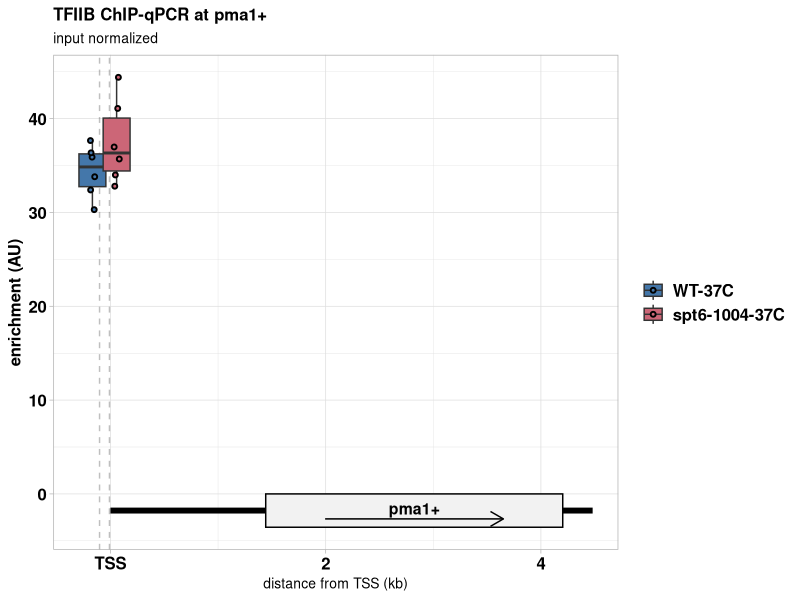
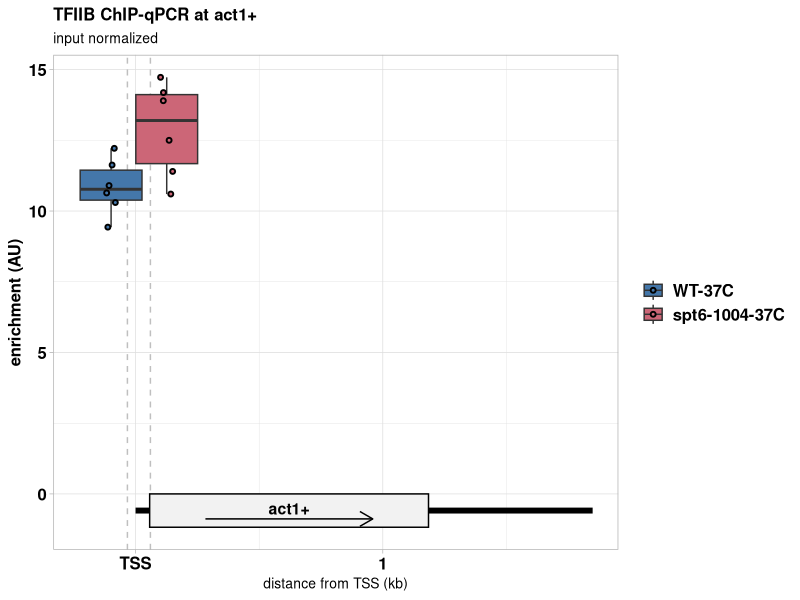
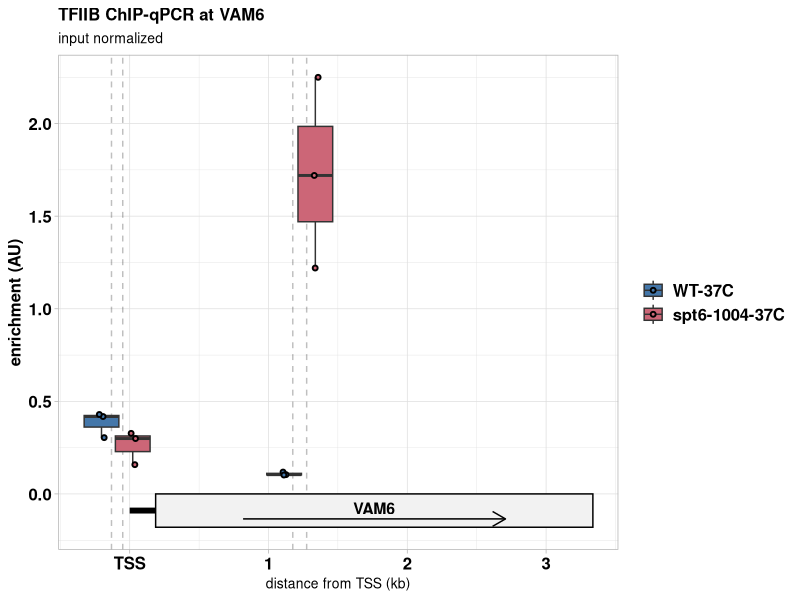
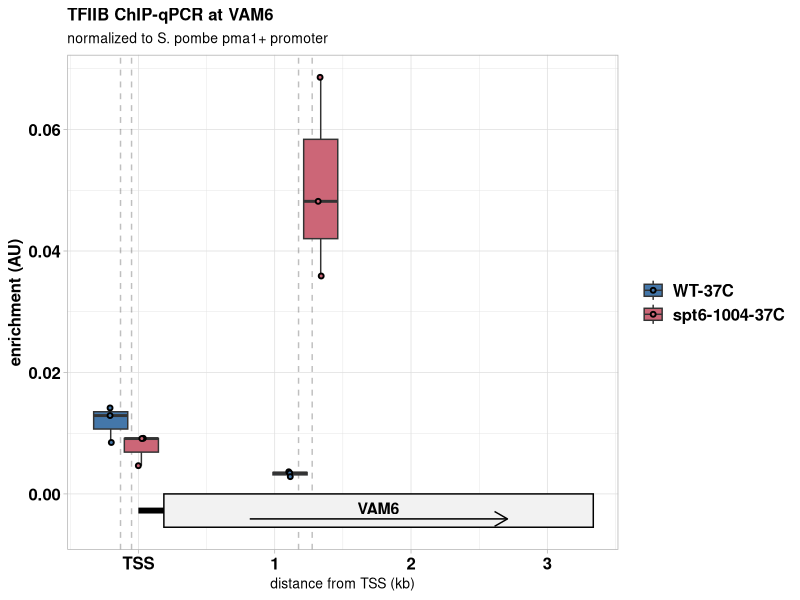
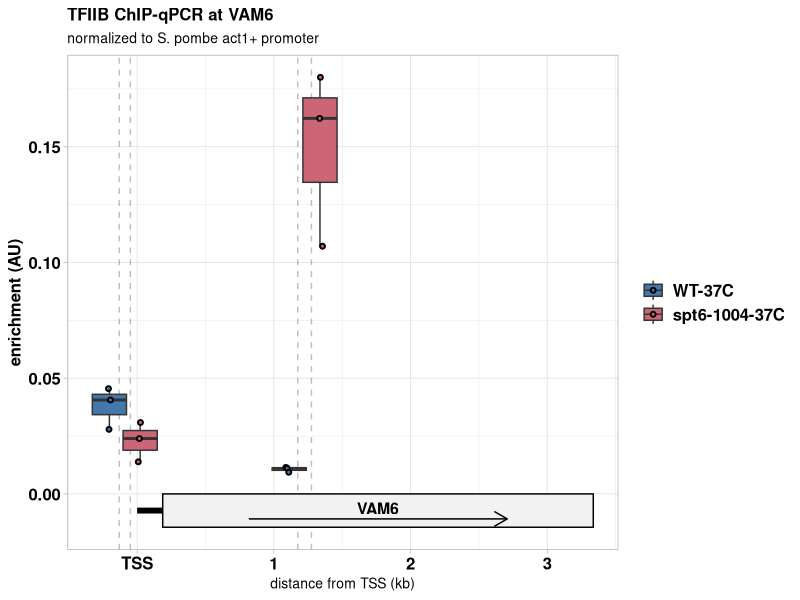
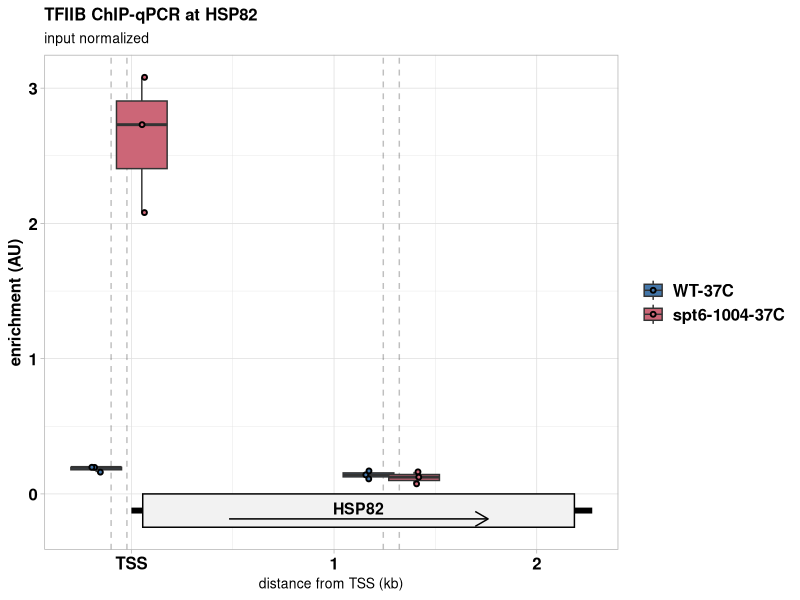
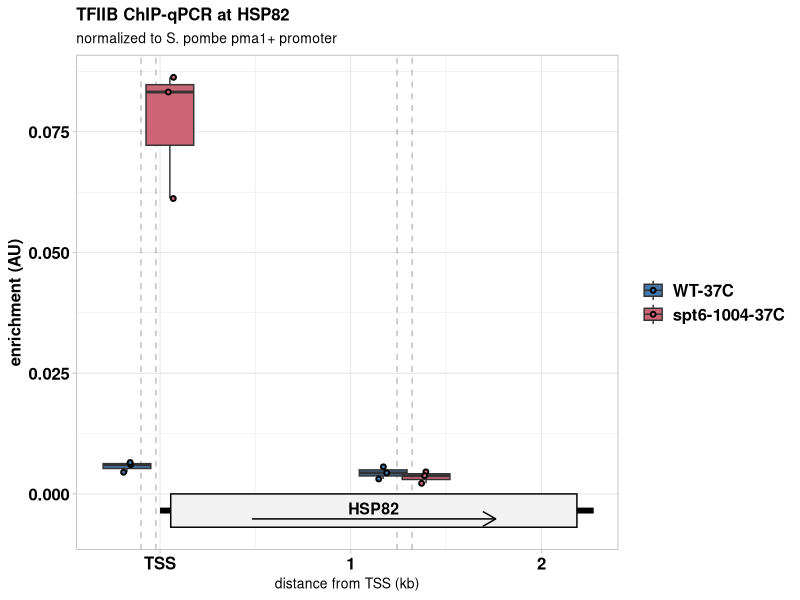
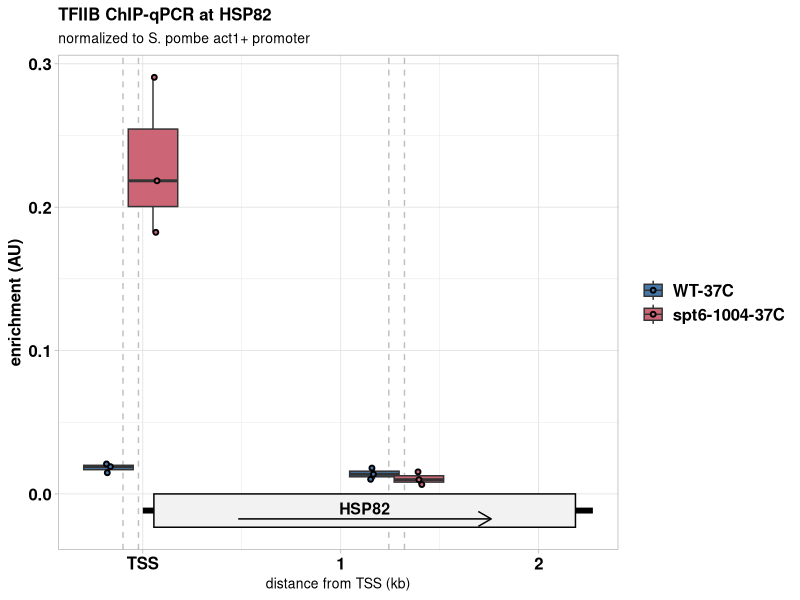

Generate these figures, in order, with R:
library(tidyverse)
library(forcats)
library(ggthemes)

df = read_tsv('tfiib-qpcr.tsv') %>%
    mutate(condition=fct_inorder(condition, ordered=TRUE))

plot_qpcr = function(df, gene_id, norm="input"){
    subdf = df %>% filter(gene==gene_id)
    if (norm != "input"){
        subdf = df %>% filter(gene==norm) %>%
            select(condition, replicate, spikein=value) %>%
            left_join(subdf, ., by=c("condition", "replicate")) %>%
            mutate(value=value/spikein)
    }

    strand = subdf %>% distinct(strand) %>% pull(strand)

    if (strand=="+"){
        subdf = subdf %>%
            mutate_at(vars(amplicon_start, amplicon_end, transcript_end, orf_start, orf_end, transcript_start),
                      funs(.-transcript_start))
    } else if (strand=="-"){
        subdf = subdf %>% mutate_at(vars(amplicon_start, amplicon_end, transcript_start, orf_start, orf_end, transcript_end),
                                  funs(transcript_end-.))
    }

    max_val = subdf %>% pull(value) %>% max()
    txn_end = max(c(subdf[["transcript_start"]], subdf[["transcript_end"]]))
    orf_start = min(c(subdf[["orf_start"]], subdf[["orf_end"]]))
    orf_end = max(c(subdf[["orf_start"]], subdf[["orf_end"]]))

    plot = ggplot(data = subdf, aes(x=(amplicon_start+amplicon_end)/2, y=value,
                            group=fct_inorder(paste(amplicon_start, condition), ordered=TRUE), fill=condition)) +
        geom_vline(aes(xintercept = amplicon_start), linetype="dashed", alpha=0.25) +
        geom_vline(aes(xintercept = amplicon_end), linetype="dashed", alpha=0.25) +
        annotate(geom="segment", color="black", size=2,
                 x=0, xend=txn_end, y=-.04*max_val, yend=-.04*max_val) +
        annotate(geom="rect", color="black", fill="grey95", size=0.5,
                 xmin=orf_start, xmax=orf_end, ymin=-.08*max_val, ymax=0) +
        annotate(geom="text", label=gene_id, x=(orf_start+orf_end)/2,
                 y = -.035*max_val, size=4, fontface="bold") +
        annotate(geom="segment", y=-0.06*max_val, yend=-0.06*max_val,
                 x=0.2*(orf_end-orf_start) + orf_start,
                 xend=0.8*(orf_end-orf_start) + orf_start,
                 size=0.5, arrow=arrow(length=unit(0.03, "npc"))) +
        geom_boxplot(position=position_dodge(450), width=500) +
        geom_point(shape=21, size=1, stroke=1, color="black",
                   position=position_jitterdodge(jitter.width=100, dodge.width = 450)) +
        scale_fill_ptol() +
        scale_color_ptol() +
        scale_x_continuous(breaks=scales::pretty_breaks(n=3),
                           labels= function(x){if_else(x==0, "TSS",
                                                       if(abs(txn_end)>500){as.character(x/1000)}
                                                       else {as.character(x)})},
                           name=paste("distance from TSS", if(abs(txn_end)>500){"(kb)"}
                                      else {"(nt)"})) +
        ylab("enrichment (AU)") +
        ggtitle(paste("TFIIB ChIP-qPCR at", gene_id),
                subtitle = if(norm != "input"){paste("normalized to S. pombe", norm, "promoter")} else {"input normalized"}) +
        theme_light() +
        theme(text = element_text(size=12, face="bold"),
              legend.title = element_blank(),
              legend.text = element_text(size=12),
              axis.text = element_text(size=12, color="black"),
              axis.title.x = element_text(size=10, face="plain"),
              plot.title = element_text(size=12),
              plot.subtitle = element_text(size=10, face="plain"))
}

pma = plot_qpcr(df, gene_id="pma1+", norm="input")
act = plot_qpcr(df, gene_id="act1+", norm="input")
vam_input = plot_qpcr(df, gene_id="VAM6", norm="input")
vam_pma = plot_qpcr(df, gene_id="VAM6", norm="pma1+")
vam_act = plot_qpcr(df, gene_id="VAM6", norm="act1+")
hsp_input = plot_qpcr(df, gene_id="HSP82", norm="input")
hsp_pma = plot_qpcr(df, gene_id="HSP82", norm="pma1+")
hsp_act = plot_qpcr(df, gene_id="HSP82", norm="act1+")
pma_input = plot_qpcr(df, gene_id="PMA1", norm="input")
pma_pma = plot_qpcr(df, gene_id="PMA1", norm="pma1+")
pma_act = plot_qpcr(df, gene_id="PMA1", norm="act1+")
flo_input = plot_qpcr(df, gene_id="FLO8", norm="input")
flo_pma = plot_qpcr(df, gene_id="FLO8", norm="pma1+")
flo_act = plot_qpcr(df, gene_id="FLO8", norm="act1+")
avt_input = plot_qpcr(df, gene_id="AVT2", norm="input")
avt_pma = plot_qpcr(df, gene_id="AVT2", norm="pma1+")
avt_act = plot_qpcr(df, gene_id="AVT2", norm="act1+")
ypt_input = plot_qpcr(df, gene_id="YPT52", norm="input")
ypt_pma = plot_qpcr(df, gene_id="YPT52", norm="pma1+")
ypt_act = plot_qpcr(df, gene_id="YPT52", norm="act1+")

ggsave('tfiib-chip-qpcr_spom-pma1-input-norm.svg', plot=pma, width=16, height=10, units="cm")
ggsave('tfiib-chip-qpcr_spom-act1-input-norm.svg', plot=act, width=16, height=10, units="cm")
ggsave('tfiib-chip-qpcr_scer-vam6-input-norm.svg', plot=vam_input, width=16, height=10, units="cm")
ggsave('tfiib-chip-qpcr_scer-vam6-spom-pma1-norm.svg', plot=vam_pma, width=16, height=10, units="cm")
ggsave('tfiib-chip-qpcr_scer-vam6-spom-act1-norm.svg', plot=vam_act, width=16, height=10, units="cm")
ggsave('tfiib-chip-qpcr_scer-hsp82-input-norm.svg', plot=hsp_input, width=16, height=10, units="cm")
ggsave('tfiib-chip-qpcr_scer-hsp82-spom-pma1-norm.svg', plot=hsp_pma, width=16, height=10, units="cm")
ggsave('tfiib-chip-qpcr_scer-hsp82-spom-act1-norm.svg', plot=hsp_act, width=16, height=10, units="cm")
ggsave('tfiib-chip-qpcr_scer-pma1-input-norm.svg', plot=pma_input, width=16, height=10, units="cm")
ggsave('tfiib-chip-qpcr_scer-pma1-spom-pma1-norm.svg', plot=pma_pma, width=16, height=10, units="cm")
ggsave('tfiib-chip-qpcr_scer-pma1-spom-act1-norm.svg', plot=pma_act, width=16, height=10, units="cm")
ggsave('tfiib-chip-qpcr_scer-flo8-input-norm.svg', plot=flo_input, width=16, height=10, units="cm")
ggsave('tfiib-chip-qpcr_scer-flo8-spom-pma1-norm.svg', plot=flo_pma, width=16, height=10, units="cm")
ggsave('tfiib-chip-qpcr_scer-flo8-spom-act1-norm.svg', plot=flo_act, width=16, height=10, units="cm")
ggsave('tfiib-chip-qpcr_scer-avt2-input-norm.svg', plot=avt_input, width=16, height=10, units="cm")
ggsave('tfiib-chip-qpcr_scer-avt2-spom-pma1-norm.svg', plot=avt_pma, width=16, height=10, units="cm")
ggsave('tfiib-chip-qpcr_scer-avt2-spom-act1-norm.svg', plot=avt_act, width=16, height=10, units="cm")
ggsave('tfiib-chip-qpcr_scer-ypt52-input-norm.svg', plot=ypt_input, width=16, height=10, units="cm")
ggsave('tfiib-chip-qpcr_scer-ypt52-spom-pma1-norm.svg', plot=ypt_pma, width=16, height=10, units="cm")
ggsave('tfiib-chip-qpcr_scer-ypt52-spom-act1-norm.svg', plot=ypt_act, width=16, height=10, units="cm")
